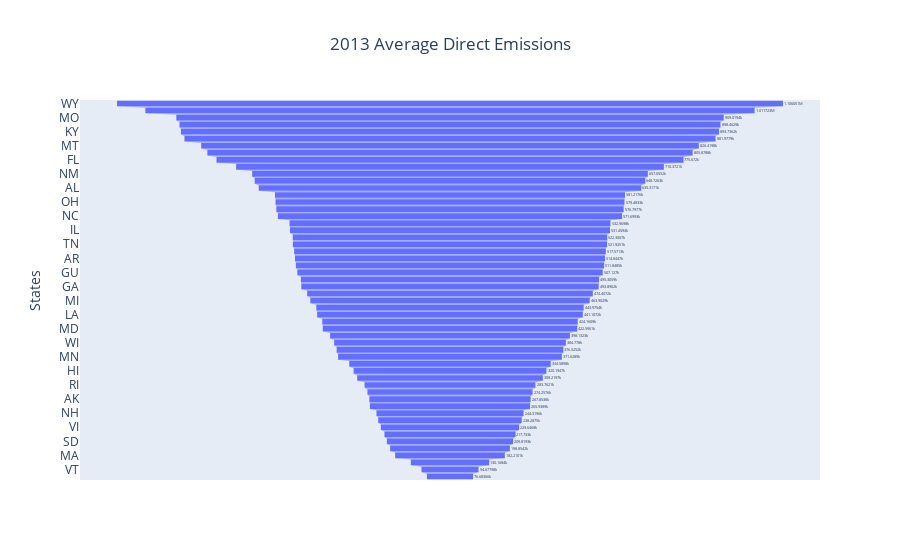

Notebook code cell kept with this figure:
### Code cell
df_2013 = LRIT_new2.select("State", "avg_dir_emi_2013").sort("avg_dir_emi_2013", descending = True)
fig = go.Figure(go.Funnel(
    y=df_2013["State"],
    x=df_2013["avg_dir_emi_2013"] ))
fig.update_layout(title='2013 Average Direct Emissions ',xaxis_title="Average Emissions(2013)",yaxis_title="States",title_x=0.5)
fig.show()

### Figure 1 — Plotly figure (JSON) as saved in the notebook; plotly's stock layout.template omitted (floating-point values rounded to 4 significant figures)
{"data": [{"type": "funnel", "x": [1106000.0, 1012000.0, 909000.0, 898500.0, 893700.0, 882000.0, 826400.0, 805900.0, 775700.0, 710400.0, 657100.0, 648700.0, 635300.0, 581200.0, 579500.0, 576800.0, 571700.0, 533000.0, 531500.0, 522300.0, 521900.0, 517600.0, 514800.0, 511800.0, 507100.0, 495300.0, 493900.0, 474400.0, 463900.0, 444000.0, 441100.0, 424200.0, 422600.0, 398100.0, 384800.0, 376500.0, 371600.0, 334600.0, 320200.0, 308200.0, 283800.0, 274300.0, 267900.0, 265900.0, 244300.0, 238300.0, 229600.0, 217700.0, 209800.0, 198900.0, 182200.0, 130200.0, 94680.0, 76680.0], "y": ["WY", "WV", "MO", "IN", "KY", "ND", "MT", "PR", "FL", "UT", "NM", "TX", "AL", "PA", "OH", "AZ", "NC", "DE", "IL", "CO", "TN", "NE", "AR", "OK", "GU", "NV", "GA", "KS", "MI", "SC", "LA", "MS", "MD", "IA", "WI", "VA", "MN", "WA", "HI", "CA", "RI", "NJ", "AK", "OR", "NH", "CT", "VI", "NY", "SD", "ME", "MA", "ID", "VT", "DC"]}], "layout": {"title": {"text": "2013 Average Direct Emissions ", "x": 0.5}, "xaxis": {"title": {"text": "Average Emissions(2013)"}}, "yaxis": {"title": {"text": "States"}}}}
